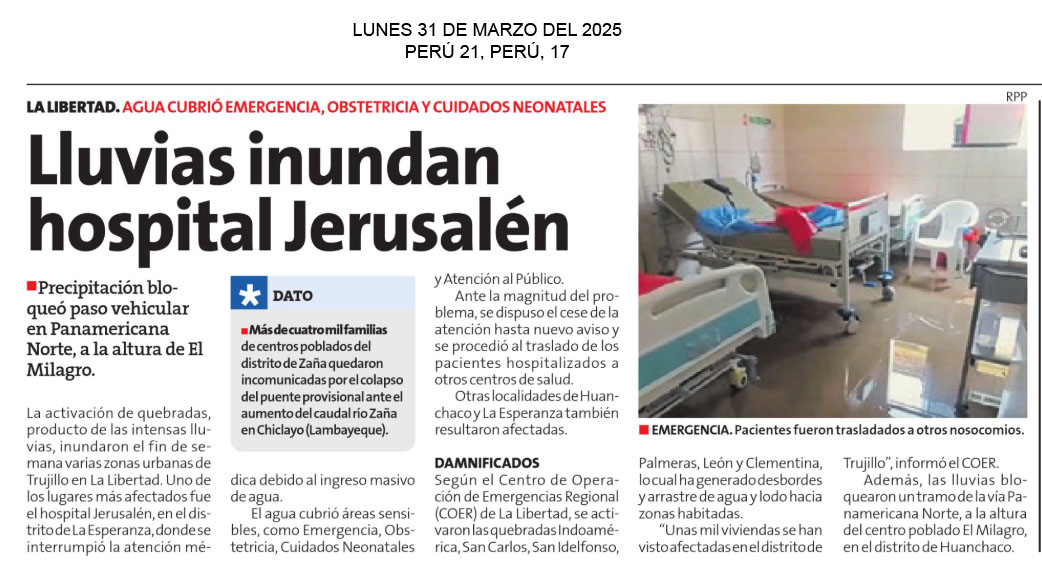
#> input picture input/Images/downloads/01042025/img_3_2325c50f_01042025.jpg, 1042 x 567 px, given in place of 01042025, which was not available
$ python complexity_analyzer.py ../../input/Images/downloads/01042025
#> lines starting #> are read from the running program, lines starting #| are printed output that depends on the picture; after the words box and inside, x2 and y2 are one past the last pixel; in counts of white or black regions, pixels touching at a corner belong together; pictures that were not available may be replaced by others from this repository, and a replacement may not be noted
"""
complexity_analyzer.py
Implementación mejorada del análisis de complejidad de imágenes para el sistema NewsAgent.
Este módulo se encarga de evaluar la complejidad de las imágenes para determinar si necesitan
procesamiento individual o en lotes.
"""

import os
import cv2
import numpy as np
import logging
from PIL import Image, ImageFilter, ImageEnhance
import math

# Configurar logging
logger = logging.getLogger("complexity_analyzer")
if not logger.handlers:
    logger.setLevel(logging.INFO)
    formatter = logging.Formatter('%(asctime)s - %(name)s - %(levelname)s - %(message)s')
    stream_handler = logging.StreamHandler()
    stream_handler.setFormatter(formatter)
    logger.addHandler(stream_handler)

def analyze_image_complexity(image_path):
    """
    Analiza la complejidad de una imagen basada en múltiples criterios.

    Args:
        image_path: Ruta a la imagen a analizar

    Returns:
        tuple: (score_complejidad, texto_estimado, necesita_procesamiento_individual)
    """
#> called with image_path = '../../input/Images/downloads/01042025'
    try:
        # 1. Tamaño del archivo como primer indicador
        file_size_mb = os.path.getsize(image_path) / (1024 * 1024)

        # Si la imagen es muy grande, automáticamente es compleja
        if file_size_mb > 2.0:
            logger.info(f"Imagen {os.path.basename(image_path)} clasificada como compleja por tamaño ({file_size_mb:.2f}MB)")
            return 0.75, 5000, True

        # 2. Intentamos abrir y analizar la imagen
        try:
            img = cv2.imread(image_path)
#> img is the input picture: shape (567, 1042, 3); mean B, G, R 206.9, 207.8, 210
            if img is None:
                logger.warning(f"No se pudo leer la imagen: {os.path.basename(image_path)}")
                return 0.7, 3000, True  # Asumimos que es compleja si no podemos leerla
        except Exception as img_err:
            logger.error(f"Error al abrir imagen {os.path.basename(image_path)}: {img_err}")
            return 0.7, 3000, True

        # Verificamos las dimensiones de la imagen
        height, width = img.shape[:2]
#> height = 567; width = 1042
        resolution = width * height
#> resolution = 590814

        # Si la resolución es muy alta, considerarla compleja
        if resolution > 4000000:  # Más de 4 megapíxeles
            logger.info(f"Imagen {os.path.basename(image_path)} clasificada como compleja por resolución ({width}x{height})")
            return 0.7, 4000, True

        # Convertir a escala de grises para análisis
        gray = cv2.cvtColor(img, cv2.COLOR_BGR2GRAY)
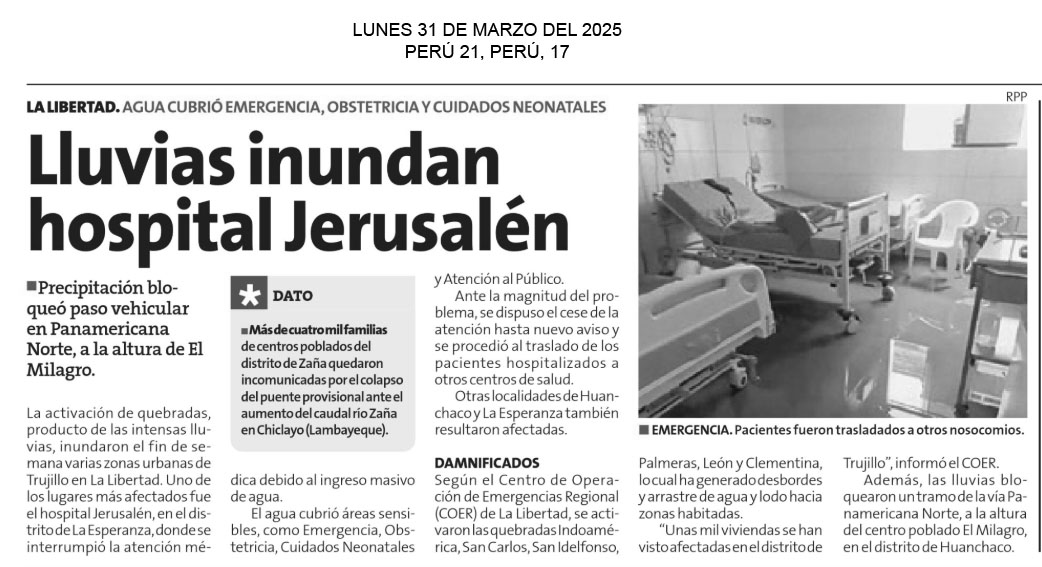
#> gray: shape (567, 1042); min 0, max 255, mean 208.4

        # 3. Análisis avanzado de características

        # a) Detección de bordes con dos umbrales diferentes
        edges_loose = cv2.Canny(gray, 50, 150)  # Detecta más bordes (sensible)
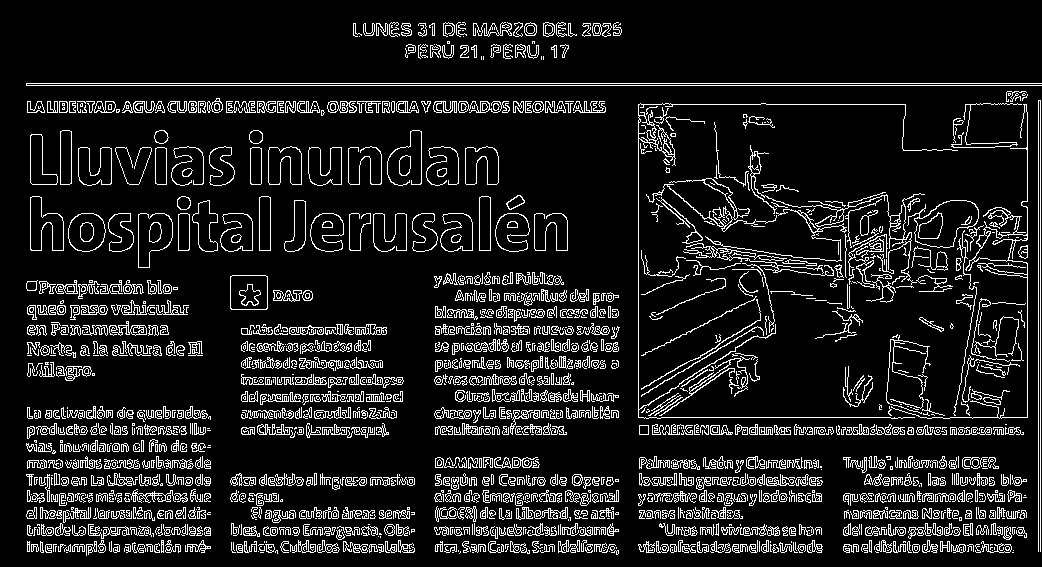
#> edges_loose: shape (567, 1042); 11.3% white in thin lines or dots
        edges_tight = cv2.Canny(gray, 100, 200)  # Solo bordes definidos
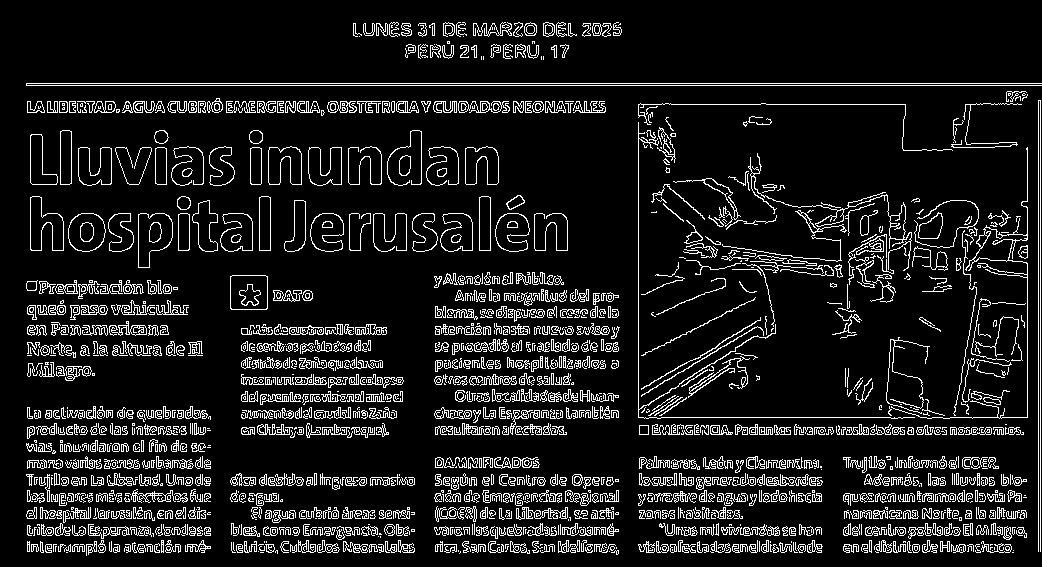
#> edges_tight: shape (567, 1042); 10.9% white in thin lines or dots

        # Más diferencia entre bordes sueltos y definidos indica contenido complejo
        edge_ratio_loose = np.count_nonzero(edges_loose) / edges_loose.size
#> edge_ratio_loose = 0.113
        edge_ratio_tight = np.count_nonzero(edges_tight) / edges_tight.size
#> edge_ratio_tight = 0.109
        edge_complexity = edge_ratio_loose - edge_ratio_tight
#> edge_complexity = 0.0043

        # b) Análisis de textura (desviación estándar)
        texture_score = np.std(gray) / 128.0  # Normalizado a aproximadamente 0-1
#> texture_score = 0.538

        # c) Análisis de sectores para detectar heterogeneidad
        sector_h = 3  # Dividir en 3x3 = 9 sectores
        sector_w = 3

        sector_height = height // sector_h
#> sector_height = 189
        sector_width = width // sector_w
#> sector_width = 347

        sector_scores = []
        for y in range(0, height, sector_height):
            for x in range(0, width, sector_width):
                # Evitar sectores fuera de límites
                if y + sector_height <= height and x + sector_width <= width:
                    sector = gray[y:y+sector_height, x:x+sector_width]
                    if sector.size > 0:
                        sector_std = np.std(sector)
                        sector_scores.append(sector_std)
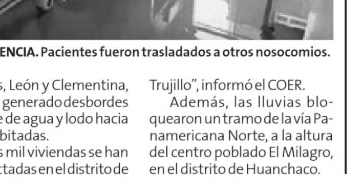
#> sector: shape (189, 347); min 16, max 255, mean 207.5
#> after the loop, sector_scores = [72.79, 66.91, 41.18, 81.06, 75.17, 52.58, 47.51, 54.69, 67.05]

        # Calcular variabilidad entre sectores
        if sector_scores:
            sector_mean = np.mean(sector_scores)
#> sector_mean = 62.11
            sector_variability = np.std(sector_scores) / sector_mean if sector_mean > 0 else 0
#> sector_variability = 0.207
        else:
            sector_variability = 0

        # d) Detección de tablas y estructuras reticulares
        # Usamos transformada de Hough para detectar líneas rectas (indicativo de tablas)
        lines = cv2.HoughLinesP(edges_tight, 1, np.pi/180, 100, minLineLength=100, maxLineGap=10)
#> lines = 261 rows, first 6: [26, 83, 1041, 83], [26, 85, 1041, 85], [232, 477, 413, 477], [638, 417, 1040, 417], [436, 518, 613, 518], [639, 434, 1023, 434]
        has_table_structure = lines is not None and len(lines) > 5
#> has_table_structure = True

        # 4. Calcular estimación de texto
        # Basado en bordes finos y textura (indicadores de texto)
        text_estimate = int((edge_ratio_tight * 1.5 + texture_score) * resolution / 40)
#> text_estimate = 10353

        # 5. Ponderar factores para score final
        size_score = min(file_size_mb / 3.0, 1.0)  # Normalizado a 3MB

        # Componentes de complejidad con diferentes pesos
        complexity_components = {
            "tamaño": size_score,
            "bordes": edge_ratio_tight,
            "textura": texture_score,
            "heterogeneidad": sector_variability,
            "tablas": 0.5 if has_table_structure else 0.0
        }
#> complexity_components = {'tamaño': 0.0013, 'bordes': 0.109, 'textura': 0.538, 'heterogeneidad': 0.207, 'tablas': 0.5}

        # Ponderación final
        complexity_score = (
            0.15 * complexity_components["tamaño"] +
            0.25 * complexity_components["bordes"] +
            0.25 * complexity_components["textura"] +
            0.25 * complexity_components["heterogeneidad"] +
            0.10 * complexity_components["tablas"]
        )
#> complexity_score = 0.264

        # Clasificar según criterios ajustados (umbrales más bajos)
        needs_individual_processing = (
            complexity_score > 0.5 or          # Score mayor a 0.5
            file_size_mb > 1.5 or              # Tamaño mayor a 1.5MB
            text_estimate > 4000 or            # Mucho texto estimado
            has_table_structure or             # Tiene estructuras tipo tabla
            sector_variability > 0.5           # Alta variabilidad entre sectores
        )
#> needs_individual_processing = True

        # Añadir logging detallado para debug
        logger.info(f"Análisis de complejidad para {os.path.basename(image_path)}: "
                   f"score={complexity_score:.2f}, tamaño={file_size_mb:.2f}MB, "
                   f"texto_est={text_estimate}, bordes={edge_ratio_tight:.2f}, "
                   f"individual={needs_individual_processing}")

        return complexity_score, text_estimate, needs_individual_processing

    except Exception as e:
        logger.error(f"Error analizando complejidad de {os.path.basename(image_path)}: {e}")
        # En caso de error, asumimos que es compleja por seguridad
        return 0.7, 4000, True


# [82 lines left out: function preprocess_image, not called in this run]


if __name__ == "__main__":
    # Para pruebas desde línea de comandos
    import sys
    import argparse

    parser = argparse.ArgumentParser(description="Analiza y preprocesa imágenes")
    parser.add_argument("images", nargs="+", help="Rutas a imágenes para analizar")
    parser.add_argument("--preprocess", action="store_true", help="Preprocesar imágenes")
    parser.add_argument("--output-dir", help="Directorio para imágenes preprocesadas")

    args = parser.parse_args()

    for img_path in args.images:
        if not os.path.exists(img_path):
            print(f"Error: Imagen no encontrada: {img_path}")
            continue

        print(f"\nAnalizando imagen: {img_path}")
        score, text_est, is_complex = analyze_image_complexity(img_path)
#> score = 0.264; text_est = 10353; is_complex = True
        print(f"Resultado: score={score:.2f}, texto_estimado={text_est}, compleja={is_complex}")
#| Resultado: score=0.26, texto_estimado=10353, compleja=True

        if args.preprocess:
            proc_path, was_processed = preprocess_image(img_path, args.output_dir)
            if was_processed:
                print(f"Imagen preprocesada guardada en: {proc_path}")
            else:
                print(f"No fue necesario preprocesar la imagen")

$ run again, on input/Images/downloads/01042025/img_4_75a08b6f_01042025.jpg
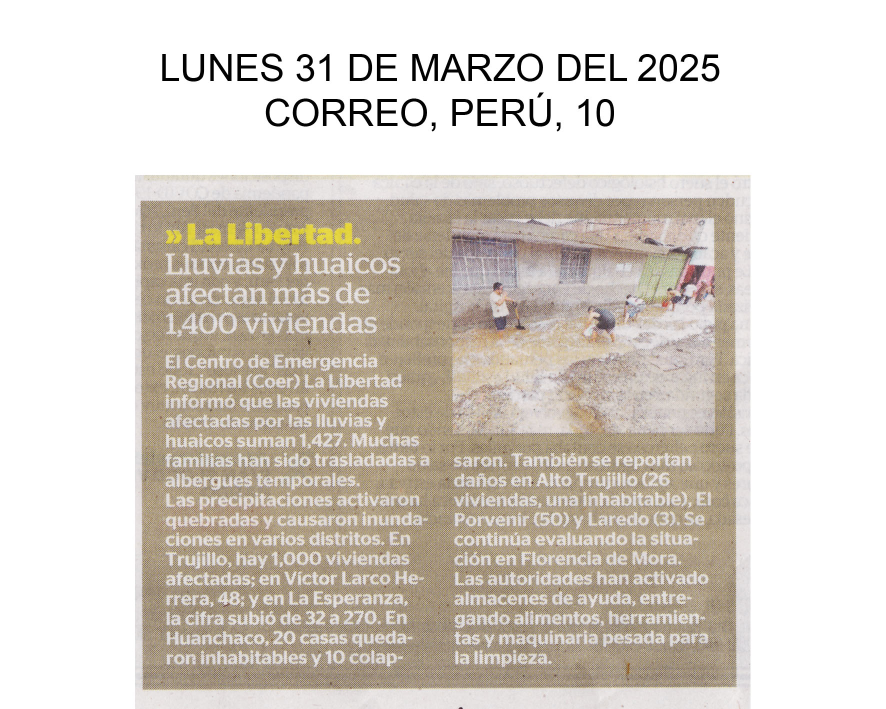
#> input picture input/Images/downloads/01042025/img_4_75a08b6f_01042025.jpg, 1772 x 1417 px, given in place of 01042025, which was not available (shown at 1/2 size)
#> in analyze_image_complexity, img is the input picture: shape (1417, 1772, 3); mean B, G, R 200.9, 209.3, 215.9
#> in analyze_image_complexity, `edges_loose = cv2.Canny(gray, 50, 150)`:
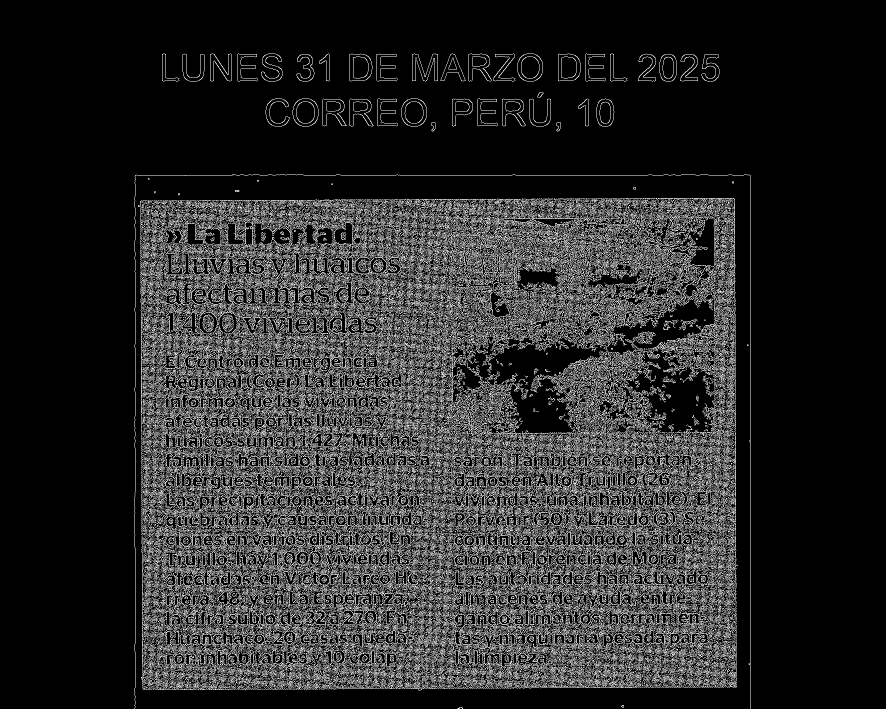
#> edges_loose: shape (1417, 1772) (shown at 1/2 size); 16.1% white in thin lines or dots, all inside (x1, y1, x2, y2) = (269, 106, 1502, 1417)
#> edge_ratio_loose = 0.161
#> edge_ratio_tight = 0.15
#> edge_complexity = 0.0113
#> texture_score = 0.404
#> after the loop in analyze_image_complexity, `for y in range(0, height, sector_height):`:
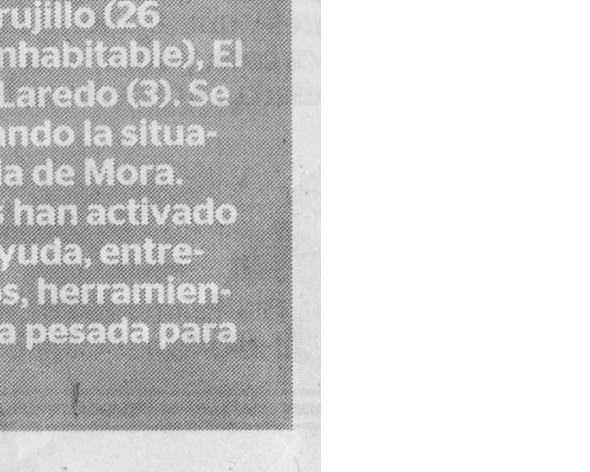
#> sector: shape (472, 590); min 57, max 255, mean 212.1
#> after the loop in analyze_image_complexity, `for y in range(0, height, sector_height):`: sector_scores = [43.41, 68.57, 40.81, 48.35, 31.1, 42.44, 48.27, 35.08, 46.88]
#> sector_mean = 44.99
#> sector_variability = 0.222
#> lines = 2020 rows, first 6: [607, 350, 1361, 350], [1126, 1008, 1235, 1117], [442, 508, 755, 821], [1210, 1076, 1472, 1338], [1147, 1059, 1461, 1373], [1115, 1045, 1443, 1373]
#> has_table_structure = True
#> text_estimate = 39504
#> complexity_components = {'tamaño': 0.0013, 'bordes': 0.15, 'textura': 0.404, 'heterogeneidad': 0.222, 'tablas': 0.5}
#> complexity_score = 0.244
#> needs_individual_processing = True
#> score = 0.244; text_est = 39504; is_complex = True
#| Resultado: score=0.24, texto_estimado=39504, compleja=True

$ run again, on input/Images/downloads/01042025/img_5_957838f9_01042025.jpg
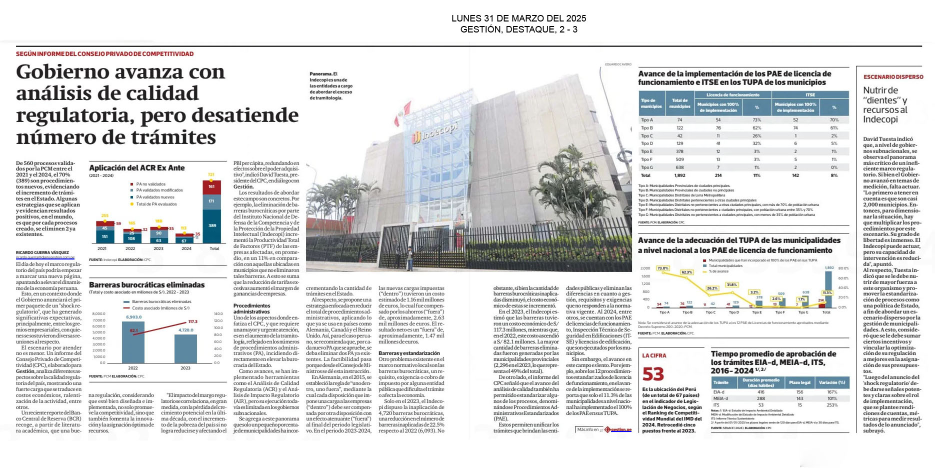
#> input picture input/Images/downloads/01042025/img_5_957838f9_01042025.jpg, 1869 x 935 px, given in place of 01042025, which was not available (shown at 1/2 size)
#> in analyze_image_complexity, img is the input picture: shape (935, 1869, 3); mean B, G, R 223.1, 222.7, 221.9
#> in analyze_image_complexity, `edges_loose = cv2.Canny(gray, 50, 150)`:
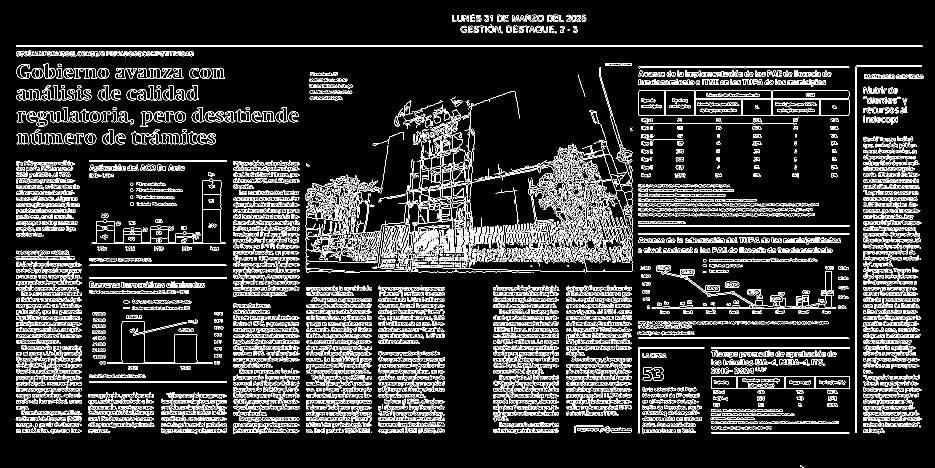
#> edges_loose: shape (935, 1869) (shown at 1/2 size); 12.6% white in thin lines or dots
#> edges_tight: shape (935, 1869); 12.1% white in thin lines or dots
#> edge_ratio_loose = 0.126
#> edge_ratio_tight = 0.121
#> edge_complexity = 0.00568
#> texture_score = 0.45
#> after the loop in analyze_image_complexity, `for y in range(0, height, sector_height):`:
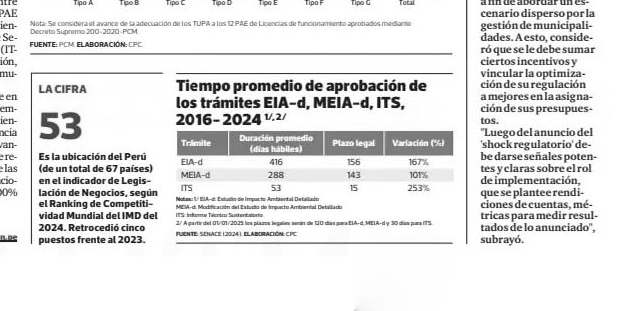
#> sector: shape (311, 623); min 1, max 255, mean 229
#> after the loop in analyze_image_complexity, `for y in range(0, height, sector_height):`: sector_scores = [66.32, 37.18, 53.02, 58.7, 66.93, 54.59, 47.24, 49.45, 53.44]
#> sector_mean = 54.1
#> sector_variability = 0.162
#> lines = 800 rows, first 6: [32, 93, 1844, 93], [32, 91, 1844, 91], [467, 468, 598, 468], [467, 788, 597, 788], [1133, 574, 1263, 574], [32, 752, 158, 752]
#> has_table_structure = True
#> text_estimate = 27571
#> complexity_components = {'tamaño': 0.0013, 'bordes': 0.121, 'textura': 0.45, 'heterogeneidad': 0.162, 'tablas': 0.5}
#> complexity_score = 0.233
#> needs_individual_processing = True
#> score = 0.233; text_est = 27571; is_complex = True
#| Resultado: score=0.23, texto_estimado=27571, compleja=True
